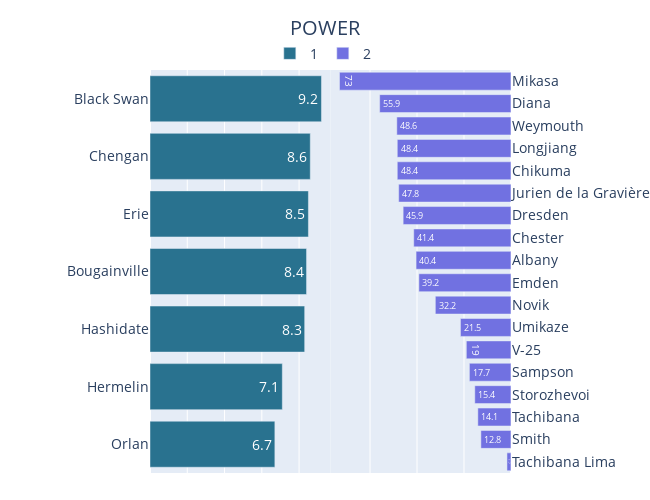

Notebook code for this chart:
### Code cell
level_bar(dfs_ind_12, 'POWER', 1, 2, "POWER")

### Figure 1 — Plotly figure (JSON) as saved in the notebook; plotly's stock layout.template omitted (floating-point values rounded to 4 significant figures)
{"data": [{"hovertemplate": ["Cruiser", "Cruiser", "Cruiser", "Cruiser", "Cruiser", "Cruiser", "Cruiser"], "marker": {"color": "#29728f"}, "name": "1", "orientation": "h", "text": [6.7, 7.1, 8.3, 8.4, 8.5, 8.6, 9.2], "textposition": "inside", "type": "bar", "x": [6.7, 7.1, 8.3, 8.4, 8.5, 8.6, 9.2], "xaxis": "x", "y": ["Orlan", "Hermelin", "Hashidate", "Bougainville", "Erie", "Chengan", "Black Swan"], "yaxis": "y"}, {"hovertemplate": ["Destroyer", "Destroyer", "Destroyer", "Destroyer", "Destroyer", "Destroyer", "Destroyer", "Cruiser", "Cruiser", "Cruiser", "Cruiser", "Cruiser", "Cruiser", "Cruiser", "Destroyer", "Cruiser", "Cruiser", "Battleship"], "marker": {"color": "#7171e1"}, "name": "2", "orientation": "h", "text": [1.7, 12.8, 14.1, 15.4, 17.7, 19, 21.5, 32.2, 39.2, 40.4, 41.4, 45.9, 47.8, 48.4, 48.4, 48.6, 55.9, 73], "textposition": "inside", "type": "bar", "x": [1.7, 12.8, 14.1, 15.4, 17.7, 19, 21.5, 32.2, 39.2, 40.4, 41.4, 45.9, 47.8, 48.4, 48.4, 48.6, 55.9, 73], "xaxis": "x2", "y": ["Tachibana Lima", "Smith", "Tachibana", "Storozhevoi", "Sampson", "V-25", "Umikaze", "Novik", "Emden", "Albany", "Chester", "Dresden", "Jurien de la Gravière", "Chikuma", "Longjiang", "Weymouth", "Diana", "Mikasa"], "yaxis": "y3"}], "layout": {"font": {"size": 14}, "height": 500, "legend": {"orientation": "h", "x": 0.45, "xanchor": "center", "y": 1.08, "yanchor": "top"}, "margin": {"b": 0, "l": 150, "r": 0, "t": 70}, "title": {"text": "POWER", "x": 0.5}, "width": 650, "xaxis": {"anchor": "y", "domain": [0, 0.47], "showticklabels": false, "title": {"text": ""}}, "xaxis2": {"anchor": "y2", "autorange": "reversed", "domain": [0.47, 0.94], "showticklabels": false}, "yaxis": {"anchor": "x", "domain": [0, 1]}, "yaxis2": {"anchor": "x2", "domain": [0, 1]}, "yaxis3": {"anchor": "x2", "overlaying": "y2", "showticklabels": true, "side": "right"}}}
